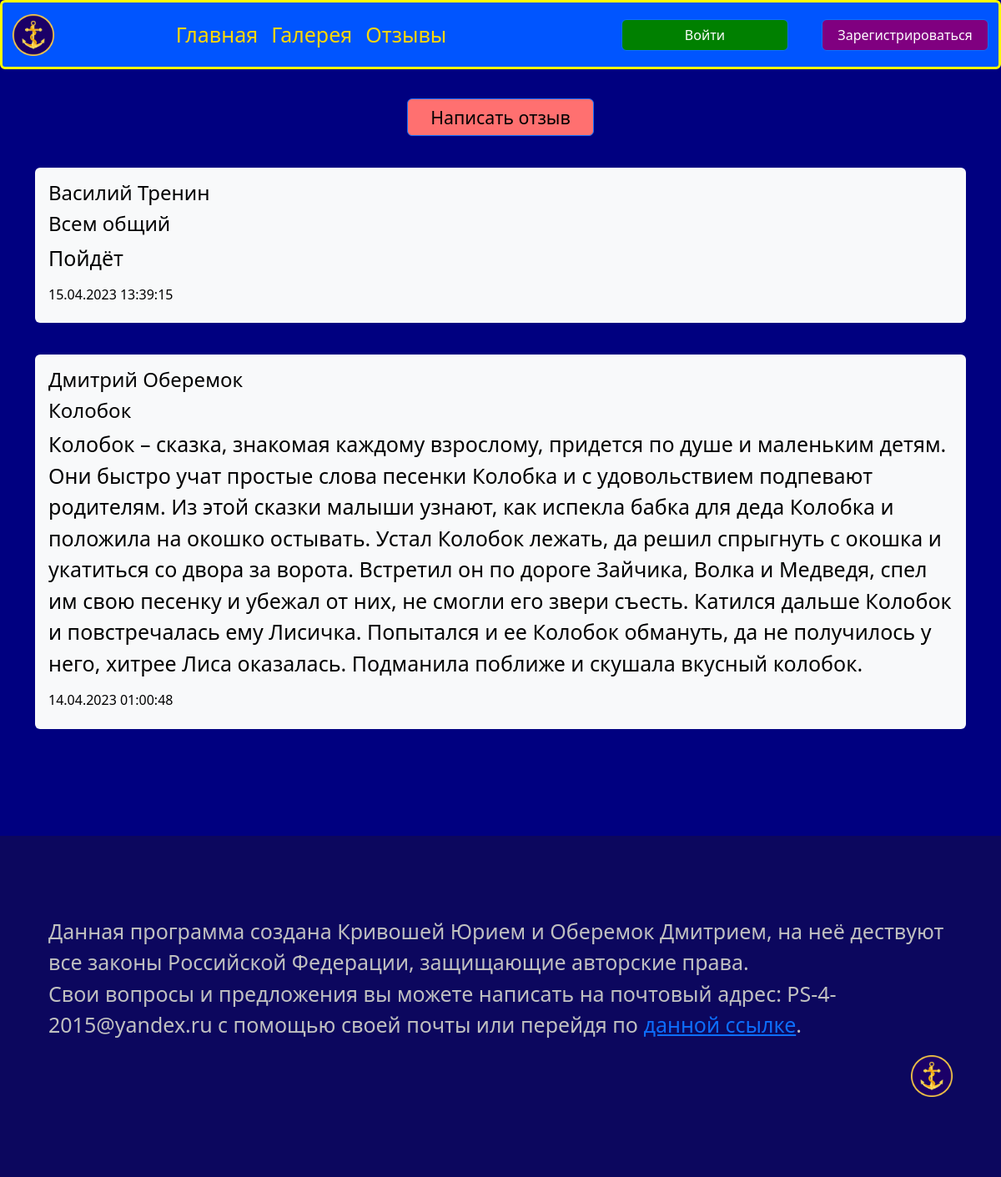
The app's page /reviews with its own data.
### data/reviews.py (models this page shows)
class Review(SqlAlchemyBase, SerializerMixin):
    __tablename__ = 'reviews'
    id = sqlalchemy.Column(sqlalchemy.INTEGER, primary_key=True, autoincrement=True)
    user_id = sqlalchemy.Column(sqlalchemy.INTEGER, sqlalchemy.ForeignKey("users.id"), nullable=False)
    topic = sqlalchemy.Column(sqlalchemy.VARCHAR, nullable=False)
    text = sqlalchemy.Column(sqlalchemy.VARCHAR, nullable=False)
    send_date = sqlalchemy.Column(sqlalchemy.DATETIME, default=datetime.datetime.now())
    user = orm.relationship("User")

### main.py (the view)
@app.route('/reviews')
def reviews():
    session = db_session.create_session()
    db_reviews = session.query(Review).all()
    for i in range(len(db_reviews)):
        user = load_user(db_reviews[i].user_id)
        db_reviews[i].send_date = db_reviews[i].send_date.strftime('%d.%m.%Y %H:%M:%S')
        db_reviews[i].name = user.name + ' ' + user.surname
    return render_template_with_user('reviews.html', reviews=db_reviews)

### data/db_session.py (called while the page is built)
def create_session() -> Session:
    global __factory
    return __factory()

### main.py (called while the page is built)
@login_manager.user_loader
def load_user(user_id):  # Функция для получения пользователя
    db_sess = db_session.create_session()
    return db_sess.get(User, user_id)

def render_template_with_user(html, **kwargs):
    user_online = load_user(current_user.id) if current_user.is_authenticated else None
    return render_template(html, user=user_online, **kwargs)

### templates/reviews.html (shortened to what this page needs)
{% extends "base_page.html" %}
{% block css %}<link rel="stylesheet" href="/static/css/reviews.css">{% endblock %}
{% block content %}
<br>
<a class="btn btn-primary write" href="/reviews/write">Написать отзыв</a>
{% for review in reviews[::-1] %}
<br>
<div data-bs-spy="scroll" data-bs-target="#navbar-example2" data-bs-root-margin="0px 0px -40%"
     data-bs-smooth-scroll="true" class="scrollspy-example bg-body-tertiary p-3 rounded-2" tabindex="0">
    <h4>{{ review. name }}</h4>
    <h4 id="scrollspyHeading1">{{ review. topic }}</h4>
    <p>{{ review. text }}</p>
    <h6>{{ review. send_date }}</h6>
</div>
{% endfor %}
{% endblock %}

### templates/base_page.html (shortened to what this page needs)
<!DOCTYPE html>
<html lang="ru">
<head>
    <link rel="stylesheet" href="https://cdn.jsdelivr.net/npm/bootstrap@5.3.0-alpha3/dist/css/bootstrap.min.css">
    <link rel="stylesheet" href="/static/css/main_page.css">
    {% block css %}{% endblock %}
</head>
<body>
<header>
    <nav class="navbar navbar-expand-lg bg-light rounded navbar-color" aria-label="Twelfth navbar example">
        <div class="container-fluid">
            <a class="navbar-brand" href="#">
                <img src="{{ url_for('static', filename='Image/Icon.ico') }}"
                     alt="Logo" width="50" height="50" class="d-inline-block align-text-top logo"
                     title="Морская оборона">
            </a>
            <div class="collapse navbar-collapse justify-content-md-center" id="navbarsExample10">
                <ul class="navbar-nav">
                    <li class="nav-item">
                        <a class="nav-link link-color" aria-current="page" href="/">Главная</a>
                    </li>
                    <li class="nav-item">
                        <a class="nav-link link-color" href="/gallery">Галерея</a>
                    </li>
                    <li class="nav-item">
                        <a class="nav-link link-color" href="/reviews">Отзывы</a>
                    </li>
                </ul>
            </div>
            {% if current_user.is_authenticated %}
            <div class="account">
                <a>{{user. name}} {{user. surname}}</a>
            </div>
            <div class="d-lg-flex justify-content-lg-end">
                <a class="btn btn-primary login" href="/logout">Выйти</a>
            </div>
            <div class="d-lg-flex justify-content-lg-end">
                <a class="btn btn-primary register" href="/download">Скачать игру</a>
            </div>
            {% else %}
            <div class="d-lg-flex justify-content-lg-end">
                <a class="btn btn-primary login" href="/login">Войти</a>
            </div>
            <div class="d-lg-flex justify-content-lg-end">
                <a class="btn btn-primary register" href="/register">Зарегистрироваться</a>
            </div>
            {% endif %}
        </div>
    </nav>
</header>
<main class="container main-content">
    {% block content %} {% endblock %}
</main>
<footer class="bd-footer py-4 py-md-5 mt-5 bg-body-tertiary footer-color">
    <div class="container py-4 py-md-5 px-4 px-md-3 text-body-secondary">
        <div class="container-fluid silver">
            <p>Данная программа создана Кривошей Юрием и Оберемок Дмитрием, на неё дествуют все законы Российской
                Федерации, защищающие авторские права.
                <br> Свои вопросы и предложения вы можете написать на почтовый адрес: PS-4-2015@yandex.ru с помощью
                своей почты или перейдя по <a href="/mail">данной ссылке</a>.</p>
            <div class="d-lg-flex justify-content-lg-end">
                <a class="navbar-brand " href="#">
                    <img src="{{ url_for('static', filename='Image/Icon.ico') }}" alt="Logo" width="50" height="50"
                         class="d-inline-block align-text-top logo">
                </a>
            </div>
        </div>
    </div>
</footer>
</body>
</html>

### static/css/main_page.css (style rules this page uses)
body { background-color: #000080; color: gold; margin: 0; font-size: 25px; display: flex; flex-direction: column; min-height: 100vh; }
.navbar-color { background-color: #0055ff !important; border: 3px solid yellow; position: fixed; width: 100%; z-index: 1 }
.link-color { color: gold; font-size: 25px; }
header { position: sticky; top: 0; z-index: 2; }
main { padding: 80px; flex: auto; z-index: 1; }
.login { background-color: green; margin-right: 40px; margin-left: 80px; width: 100px; }
.register { width: 100px; background-color: purple; }
.footer-color { background-color: #0c075e !important; }
.silver { color: silver; }
.login { width: 200px; }
.register { width: 200px; }

### static/css/reviews.css (style rules this page uses)
main { color: black; }
.write { display: block; margin: 0 auto; width: 20%; text-align: center; background-color: #ff7070; color: black; font-size: 16pt; }

### records on screen
Review: review "Василий Тренин", topic "Всем общий", text "Пойдёт", send_date "15.04.2023 13:39:15"
Review: review "Дмитрий Оберемок", topic "Колобок", text "Колобок – сказка, знакомая каждому взрослому, придется по душе и маленьким детям. Они быстро учат простые слова песенки Колобка и с удовольствием подпевают родителям. Из этой сказки малыши узнают, как испекла бабка для деда Колобка и положила на окошко остывать. Устал Колобок лежать, да решил спрыгнуть с окошка и укатиться со двора за ворота. Встретил он по дороге Зайчика, Волка и Медведя, спел им свою песенку и убежал от них, не смогли его звери съесть. Катился дальше Колобок и повстречалась ему Лисичка. Попытался и ее Колобок обмануть, да не получилось у него, хитрее Лиса оказалась. Подманила поближе и скушала вкусный колобок.", send_date "14.04.2023 01:00:48"
